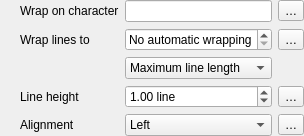
                         <widget class="QFrame" name="mMultiLinesFrame">
                          <property name="frameShape">
                           <enum>QFrame::NoFrame</enum>
                          </property>
                          <property name="frameShadow">
                           <enum>QFrame::Raised</enum>
                          </property>
                          <layout class="QGridLayout" name="gridLayout_28">
                           <property name="leftMargin">
                            <number>20</number>
                           </property>
                           <property name="topMargin">
                            <number>0</number>
                           </property>
                           <property name="rightMargin">
                            <number>0</number>
                           </property>
                           <property name="bottomMargin">
                            <number>0</number>
                           </property>
                           <item row="1" column="0">
                            <widget class="QLabel" name="label_44">
                             <property name="text">
                              <string>Wrap lines to</string>
                             </property>
                            </widget>
                           </item>
                           <item row="4" column="1">
                            <widget class="QComboBox" name="mFontMultiLineAlignComboBox">
                             <property name="enabled">
                              <bool>true</bool>
                             </property>
                             <property name="toolTip">
                              <string>Paragraph style alignment of multi-line text</string>
                             </property>
                             <property name="layoutDirection">
                              <enum>Qt::LeftToRight</enum>
                             </property>
                             <item>
                              <property name="text">
                               <string>Left</string>
                              </property>
                             </item>
                             <item>
                              <property name="text">
                               <string>Center</string>
                              </property>
                             </item>
                             <item>
                              <property name="text">
                               <string>Right</string>
                              </property>
                             </item>
                            </widget>
                           </item>
                           <item row="0" column="1">
                            <widget class="QLineEdit" name="wrapCharacterEdit">
                             <property name="minimumSize">
                              <size>
                               <width>0</width>
                               <height>0</height>
                              </size>
                             </property>
                            </widget>
                           </item>
                           <item row="4" column="0">
                            <widget class="QLabel" name="mFontMultiLineLabel">
                             <property name="sizePolicy">
                              <sizepolicy hsizetype="Maximum" vsizetype="Preferred">
                               <horstretch>0</horstretch>
                               <verstretch>0</verstretch>
                              </sizepolicy>
                             </property>
                             <property name="text">
                              <string>Alignment</string>
                             </property>
                            </widget>
                           </item>
                           <item row="3" column="2">
                            <widget class="QgsPropertyOverrideButton" name="mFontLineHeightDDBtn">
                             <property name="text">
                              <string>…</string>
                             </property>
                            </widget>
                           </item>
                           <item row="2" column="1">
                            <widget class="QComboBox" name="mAutoWrapTypeComboBox">
                             <property name="toolTip">
                              <string>Controls whether lines are automatically wrapped using the maximum number of characters in a line, or the minimum</string>
                             </property>
                             <item>
                              <property name="text">
                               <string>Maximum line length</string>
                              </property>
                             </item>
                             <item>
                              <property name="text">
                               <string>Minimum line length</string>
                              </property>
                             </item>
                            </widget>
                           </item>
                           <item row="0" column="2">
                            <widget class="QgsPropertyOverrideButton" name="mWrapCharDDBtn">
                             <property name="text">
                              <string>…</string>
                             </property>
                            </widget>
                           </item>
                           <item row="4" column="2">
                            <widget class="QgsPropertyOverrideButton" name="mFontMultiLineAlignDDBtn">
                             <property name="text">
                              <string>…</string>
                             </property>
                            </widget>
                           </item>
                           <item row="1" column="1">
                            <widget class="QgsSpinBox" name="mAutoWrapLengthSpinBox">
                             <property name="enabled">
                              <bool>true</bool>
                             </property>
                             <property name="toolTip">
                              <string>If set, label text will automatically be wrapped to match the specified number of characters per line (if possible)</string>
                             </property>
                             <property name="specialValueText">
                              <string>No automatic wrapping</string>
                             </property>
                             <property name="suffix">
                              <string> characters</string>
                             </property>
                             <property name="maximum">
                              <number>999</number>
                             </property>
                            </widget>
                           </item>
                           <item row="3" column="1">
                            <widget class="QgsDoubleSpinBox" name="mFontLineHeightSpinBox">
                             <property name="enabled">
                              <bool>true</bool>
                             </property>
                             <property name="minimumSize">
                              <size>
                               <width>0</width>
                               <height>0</height>
                              </size>
                             </property>
                             <property name="toolTip">
                              <string>Line height spacing for multi-line text</string>
                             </property>
                             <property name="suffix">
                              <string> line</string>
                             </property>
                             <property name="minimum">
                              <double>0.000000000000000</double>
                             </property>
                             <property name="maximum">
                              <double>10.000000000000000</double>
                             </property>
                             <property name="singleStep">
                              <double>0.100000000000000</double>
                             </property>
                             <property name="value">
                              <double>1.000000000000000</double>
                             </property>
                            </widget>
                           </item>
                           <item row="3" column="0">
                            <widget class="QLabel" name="mFontLineHeightLabel">
                             <property name="sizePolicy">
                              <sizepolicy hsizetype="Maximum" vsizetype="Preferred">
                               <horstretch>0</horstretch>
                               <verstretch>0</verstretch>
                              </sizepolicy>
                             </property>
                             <property name="text">
                              <string>Line height</string>
                             </property>
                            </widget>
                           </item>
                           <item row="0" column="0">
                            <widget class="QLabel" name="label_2">
                             <property name="sizePolicy">
                              <sizepolicy hsizetype="Maximum" vsizetype="Preferred">
                               <horstretch>0</horstretch>
                               <verstretch>0</verstretch>
                              </sizepolicy>
                             </property>
                             <property name="text">
                              <string>Wrap on character</string>
                             </property>
                            </widget>
                           </item>
                           <item row="1" column="2">
                            <widget class="QgsPropertyOverrideButton" name="mAutoWrapLengthDDBtn">
                             <property name="text">
                              <string>…</string>
                             </property>
                            </widget>
                           </item>
                          </layout>
                         </widget>
